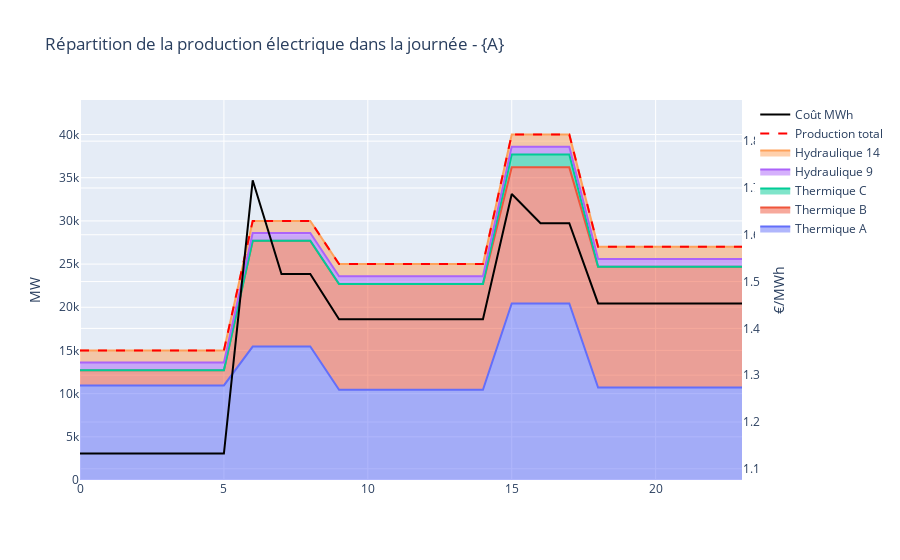

Source (notebook cell):
### Code cell
from utils_viz import df_results5, Results_viz5
df = df_results5(dict_N,dict_P,dict_Nstart,dict_Thermique,dict_H,dict_Hstart,dict_Hydro=dict_Hydro,consommation=consommation)
fig = Results_viz5(df,dict_Thermique,dict_Hydro)
A = "5.1"
fig.update_layout(
    title = "Répartition de la production électrique dans la journée - {A}"
)
fig.show()
fig.write_html("HTML/Répartition de la production électrique dans la journée - {A}.html")

### Figure 1 — Plotly figure (JSON) as saved in the notebook; plotly's stock layout.template omitted (floating-point values rounded to 4 significant figures)
{"data": [{"name": "Thermique A", "stackgroup": "one", "type": "scatter", "x": [0, 1, 2, 3, 4, 5, 6, 7, 8, 9, 10, 11, 12, 13, 14, 15, 16, 17, 18, 19, 20, 21, 22, 23], "y": [10950, 10950, 10950, 10950, 10950, 10950.0, 15450, 15450, 15450, 10450, 10450, 10450, 10450, 10450, 10450.0, 20450, 20450, 20450, 10700, 10700, 10700, 10700, 10700, 10700]}, {"name": "Thermique B", "stackgroup": "one", "type": "scatter", "x": [0, 1, 2, 3, 4, 5, 6, 7, 8, 9, 10, 11, 12, 13, 14, 15, 16, 17, 18, 19, 20, 21, 22, 23], "y": [1750, 1750, 1750, 1750, 1750, 1750.0, 12250, 12250, 12250, 12250, 12250, 12250, 12250, 12250, 12250.0, 15750, 15750, 15750, 14000, 14000, 14000, 14000, 14000, 14000]}, {"name": "Thermique C", "stackgroup": "one", "type": "scatter", "x": [0, 1, 2, 3, 4, 5, 6, 7, 8, 9, 10, 11, 12, 13, 14, 15, 16, 17, 18, 19, 20, 21, 22, 23], "y": [0, 0, 0, 0, 0, 0, 0, 0, 0, 0, 0, 0, 0, 0, 0, 1500, 1500, 1500, 0, 0, 0, 0, 0, 0]}, {"name": "Hydraulique 9", "stackgroup": "one", "type": "scatter", "x": [0, 1, 2, 3, 4, 5, 6, 7, 8, 9, 10, 11, 12, 13, 14, 15, 16, 17, 18, 19, 20, 21, 22, 23], "y": [900, 900, 900, 900, 900, 900, 900, 900, 900, 900, 900, 900, 900, 900, 900, 900, 900, 900, 900, 900, 900, 900, 900, 900]}, {"name": "Hydraulique 14", "stackgroup": "one", "type": "scatter", "x": [0, 1, 2, 3, 4, 5, 6, 7, 8, 9, 10, 11, 12, 13, 14, 15, 16, 17, 18, 19, 20, 21, 22, 23], "y": [1400, 1400, 1400, 1400, 1400, 1400, 1400, 1400, 1400, 1400, 1400, 1400, 1400, 1400, 1400, 1400, 1400, 1400, 1400, 1400, 1400, 1400, 1400, 1400]}, {"line": {"color": "red", "dash": "dash"}, "name": "Production total", "type": "scatter", "x": [0, 1, 2, 3, 4, 5, 6, 7, 8, 9, 10, 11, 12, 13, 14, 15, 16, 17, 18, 19, 20, 21, 22, 23], "y": [15000, 15000, 15000, 15000, 15000, 15000, 30000, 30000, 30000, 25000, 25000, 25000, 25000, 25000, 25000, 40000, 40000, 40000, 27000, 27000, 27000, 27000, 27000, 27000]}, {"line": {"color": "black"}, "name": "Coût MWh", "type": "scatter", "x": [0, 1, 2, 3, 4, 5, 6, 7, 8, 9, 10, 11, 12, 13, 14, 15, 16, 17, 18, 19, 20, 21, 22, 23], "y": [1.133, 1.133, 1.133, 1.133, 1.133, 1.133, 1.716, 1.516, 1.516, 1.42, 1.42, 1.42, 1.42, 1.42, 1.42, 1.687, 1.625, 1.625, 1.453, 1.453, 1.453, 1.453, 1.453, 1.453], "yaxis": "y2"}], "layout": {"hovermode": "x", "title": {"text": "Répartition de la production électrique dans la journée - {A}"}, "yaxis": {"range": [0, 44000], "title": {"text": "MW"}}, "yaxis2": {"anchor": "free", "overlaying": "y", "position": 1, "range": [1.076, 1.888], "side": "right", "title": {"text": "€/MWh"}}}}
